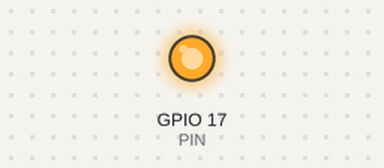
Simulated run of this program. Board: Raspberry Pi (BCM pin numbers). On the bench: output pins drawn as LEDs (lit = HIGH). At 1.0 s the program stops and its outputs stay as they are.

Above: at 0.1 s.
Timing chart, 0 to 1.6 s (numbered marks = the images above):
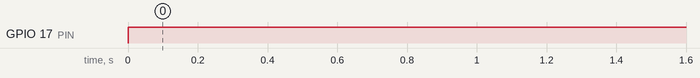

Measured:
- by itself, GPIO 17 (PIN): LOW → HIGH at 0.00 s

The program:

led_tst.py
```python
#!/usr/bin/python

import RPi.GPIO as GPIO
import time

# to use Raspberry Pi board pin numbers
GPIO.setmode(GPIO.BCM)

PIN = 17

# set up GPIO output channel
GPIO.setup(PIN, GPIO.OUT)
# set RPi board pin 12 high
GPIO.output(PIN, GPIO.HIGH)

time.sleep(1)
```
